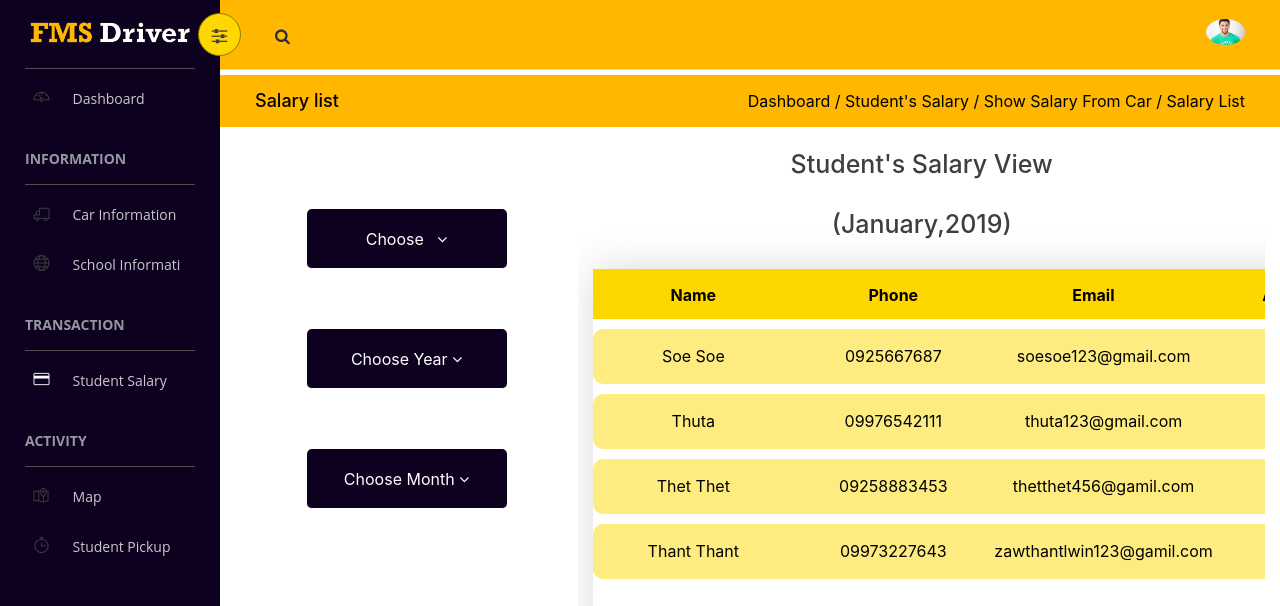
/Project/dsalarylist.php (signed in), run on the app's committed database.
### tables this page shows
CREATE TABLE `driver` (
  `DId` int(11) NOT NULL,
  `DName` varchar(250) NOT NULL,
  `Email` varchar(250) NOT NULL,
  `NRC` varchar(250) NOT NULL,
  `LicenseNo` varchar(250) NOT NULL,
  `YearOfExp` int(11) DEFAULT NULL,
  `DateOfBirth` varchar(250) NOT NULL,
  `PhoneNo` varchar(250) NOT NULL,
  `Address` varchar(250) DEFAULT NULL,
  `Photo` varchar(250) DEFAULT NULL,
  `AverageRating` float NOT NULL,
  `DPassword` varchar(250) NOT NULL,
  `Dforgotidentity` varchar(250) DEFAULT NULL,
  `Dcreated` datetime NOT NULL,
  `Dmodified` datetime NOT NULL
);

CREATE TABLE `salary` (
  `SalId` int(11) NOT NULL,
  `StuId` int(11) NOT NULL,
  `StuName` varchar(250) NOT NULL,
  `Email` varchar(250) NOT NULL,
  `PhoneNo` varchar(250) NOT NULL,
  `January` int(11) DEFAULT NULL,
  `February` int(11) DEFAULT NULL,
  `March` int(11) DEFAULT NULL,
  `April` int(11) DEFAULT NULL,
  `May` int(11) DEFAULT NULL,
  `June` int(11) DEFAULT NULL,
  `July` int(11) DEFAULT NULL,
  `August` int(11) DEFAULT NULL,
  `September` int(11) DEFAULT NULL,
  `October` int(11) DEFAULT NULL,
  `November` int(11) DEFAULT NULL,
  `December` int(11) DEFAULT NULL,
  `Year` int(11) NOT NULL
);

### Project/dsalarylist.php (the view, shortened to what this page needs)
<?php
include("confs/config.php");
$did=$_SESSION['driverid'];
$sid= $_SESSION['sid'];
$MONTH="January";
$YEAR=2019;
$student=mysqli_query($conn,"SELECT * from salary where Year='$YEAR'");
$driver = mysqli_query($conn,"SELECT * from driver where DId='$did'");
$rowprofile=mysqli_fetch_assoc($driver);
?>
<!doctype html>
<html class="no-js" lang="en">
<head>
    <link rel="stylesheet" href="vendorhomepage/bootstrap/dist/css/bootstrap.min.css">
    <link rel="stylesheet" href="vendorhomepage/font-awesome/css/font-awesome.min.css">
    <link rel="stylesheet" href="vendorhomepage/themify-icons/css/themify-icons.css">
    <link rel="stylesheet" href="css/stylehome.css">
    <link rel="stylesheet" type="text/css" href="css/modify.css">
    <link rel="stylesheet" type="text/css" href="css/carinfo.css">
    <link rel="stylesheet" type="text/css" href="css/fmsprofile.css">
    <link rel="stylesheet" type="text/css" href="css/salarylist.css">
    <link href="css/prism.css" media="all" rel="stylesheet" type="text/css">
    <link href="css/lity.css" rel="stylesheet"/>
</head>
<body onload="getLocation();">
    <aside id="left-panel" class="left-panel">
        <nav class="navbar navbar-expand-sm navbar-default">
            <div class="navbar-header">
                <a class="navbar-brand" href="driver.php"><img src="images/fmsdriver.png" alt="Logo"></a>
            </div>
            <div id="main-menu" class="main-menu collapse navbar-collapse">
                <ul class="nav navbar-nav">
                <li>
                    <form class="hovform" method="post" action="driver.php">
                        <i class="menu-icon ti-dashboard">
                             <input type="submit" name="submitdashboard" value="Dashboard">
                        </i>
                    </form>
                    </li>
                    <h3 class="menu-title">Information</h3>
                    <li class="menu-item-has-children dropdown">
                    <li>
                    <form class="hovform" method="post" action="dcarinfo.php">
                        <i class="menu-icon ti-truck">
                            <input type="submit" name="submitcarinfo" value="Car Information">
                        </i>
                    </form>
                    </li>
                    <li>
                    <form class="hovform" method="post" action="dschoolinfo.php">
                        <i class="menu-icon ti-world">
                            <input type="submit" name="submitschoolinfo" value="School Information">
                        </i>
                    </form>
                    </li>
                    <h3 class="menu-title">Transaction</h3>
                    <li class="active">
                    <form class="hovform" method="post" action="dstudentsalary.php">
                        <i class="menu-icon ti-credit-card">
                            <input type="submit" name="submitstudentsalary" value="Student Salary">
                        </i>
                    </form>
                    </li>
                    <h3 class="menu-title">Activity</h3>
<li>
                        <form class="hovform" method="post" action="dmapSchool.php">
                            <i class="menu-icon ti-map-alt">&nbsp;<input type="submit" name="submitmap" value="Map"></i>
                        </form>
                    </li>
                    <li>
                    <form class="hovform" method="post" action="dpickup.php">
                        <i class="menu-icon ti-timer">&nbsp;<input type="submit" name="submitpickup" value="Student Pickup"></i>
                    </form>
                    </li>
                </ul>
            </div>
        </nav>
    </aside>
    <div id="right-panel" class="right-panel">
                 <header id="header" class="header">
<div class="header-menu">
    <div class="col-sm-7">
        <a id="menuToggle" class="menutoggle pull-left"><i class="fa fa-sliders"></i></a>
        <div class="header-left">
            <button class="search-trigger"><i class="fa fa-search"></i></button>
        </div>
    </div>
    <div class="col-sm-5">
        <div class="user-area dropdown float-right">
            <a href="#" class="dropdown-toggle" data-toggle="dropdown" aria-haspopup="true" aria-expanded="false">
                <img style=" width:10%;height:10%;" class="user-avatar rounded-circle" src="<?php echo $rowprofile['Photo'] ?>" alt="User Avatar">
            </a>
        </div>
    </div>
</div>
</header>
                <div class="breadcrumbs">
                    <div class="col-sm-4">
                        <div class="page-header float-left">
                            <div class="page-title">
                                <h1>Salary list</h1>
                            </div>
                        </div>
                    </div>
                    <div class="col-sm-8">
                        <div class="page-header float-right">
                            <div class="page-title">
                                <ol class="breadcrumb text-right">
                                    <li class="active"><a href="driver.php">Dashboard&nbsp;/&nbsp;</a><a href="dstudentsalary.php">Student's Salary&nbsp;</a>/&nbsp;<a href="dshowsalaryfromcar.php?sid=<?php echo $sid?>">Show Salary From Car</a><a href="#">&nbsp;/&nbsp;Salary list</a></li>
                                </ol>
                            </div>
                        </div>
                    </div>
                </div>
                <div class="content mt-3">
                    <div class="col-sm-12 col-lg-4 col-md-4 animated fadeInUp">
                        <div class="dropdownmonthslr">
                            <ul>
                                <li class="chosemonthforslr">Choose&nbsp;&nbsp;&nbsp;<i class="fa fa-angle-down"></i></li>
                            </ul>
                        </div>
                        <div class="dropdownmonthslr">
                            <ul>
                                <li class="chosemonthforslr2">Choose Year <i class="fa fa-angle-down"></i></li>
                            </ul>
                        </div>
                        <div class="dropdownmonthslr">
                            <ul>
                                <li class="chosemonthforslr">Choose Month <i class="fa fa-angle-down"></i></li>
                            </ul>
                        </div>
                    </div>
                    <div class="col-sm-12 col-lg-8 col-md-8 setcarcov viewtable">
                                <h6>Student's Salary View</h6>
                                <h6><?php echo "(".$MONTH.",".$YEAR.")" ?></h6>
                                <div class="stulisttable animated fadeInUp">
                                <div class="headlist">
                                    <table >
                                            <tr>
                                                <th>Name</th>
                                                <th>Phone</th>
                                                <th>Email</th>
                                                <th>Amount</th>
                                            </tr>
                                    </table>
                                </div>
                                <div class="bodylist">
                                    <table>
                                            <div>
                                            <tbody>
                                            <?php while($rows=mysqli_fetch_assoc($student)): ?>
                                            <tr>
                                                <td class="currentstuname"><?php echo $rows['StuName']?></td>
                                                <td><?php echo $rows['PhoneNo']?></td>
                                                <td><?php echo $rows['Email']?></td>
                                                <td><?php echo $rows[$MONTH] ?></td>
                                            </tr>
                                            <?php endwhile; ?>
                                            </tbody>
                                            </div>
                                    </table>
                                </div>
                                </div>
                    </div>
            <?php
            include "driverprofileprofile.php";
            ?>
</body>
</html>

### Project/css/modify.css (style rules this page uses)
.navbar .navbar-nav li form input[type='submit'] { border:none; box-shadow: none; background: none !important; color: #c8c9ce !important; display: inline-block; font-family: 'Open Sans'; font-size: 14px; line-height: 30px; padding: 10px 0; position: relative; width: 70%; text-align: left; margin-left:15px; }
.navbar .navbar-nav li form { padding-top: 10px; }
aside.left-panel .navbar .navbar-nav li form input[type='submit'] { padding: 5px 0; }
body { color: #3f3f3f; overflow:hidden; }

### Project/css/carinfo.css (style rules this page uses)
.dropdown { position: relative; z-index: 9999; }
form { width: 90%; margin: 0px auto; }
.setcarcov { margin-bottom: 50px; }
.content { overflow-y: scroll; height:800px; }

### Project/css/salarylist.css (style rules this page uses)
.dropdownmonthslr { margin-top: 60px; }
.dropdownmonthslr li { list-style-type: none; display: block; margin: 0px auto; width: 200px; height: 60px; background:#0e001f; line-height: 60px; text-align:center; color: white; cursor: pointer; border-bottom: 1px solid white; border-radius: 5px; }
.stulisttable { width: 1000px; height: 700px; margin: 0px auto; text-align: center; box-shadow: 0 0px 40px 0px rgba(0, 0, 0, 0.15); -moz-box-shadow: 0 0px 40px 0px rgba(0, 0, 0, 0.15); -webkit-box-shadow: 0 0px 40px 0px rgba(0, 0, 0, 0.15); -o-box-shadow: 0 0px 40px 0px rgba(0, 0, 0, 0.15); -ms-box-shadow: 0 0px 40px 0px rgba(0, 0, 0, 0.15); }
.headlist { display: block; background: gold; width: 100%; height: 50px; text-align: center; line-height: 50px; cursor: pointer; color: black; }
.headlist tr th { width: 200px; }
.bodylist { display: block; width: 100%; height: 650px; overflow-y: scroll; text-align: center; color: black; }
.bodylist tr { width: 100%; height: 55px; background: rgb(255, 236, 129); cursor: pointer; overflow: hidden; border-bottom: 10px solid #fff; }
.bodylist table { border-collapse: separate; border-spacing: 0 10px; }
.bodylist tr td { width: 200px; }
.bodylist tr td:nth-child(1) { border-bottom-left-radius: 10px; border-top-left-radius: 10px; }
.bodylist tr td:last-child { border-bottom-right-radius: 10px; border-top-right-radius: 10px; }
.setcarcov h6 { font-size: 25px; text-align: center; padding-bottom: 30px; }
.setcarcov { overflow-x:auto; }

### data on the page
driver: Photo (picture)
salary: StuName "Soe Soe", PhoneNo "0925667687", Email "soesoe123@gmail.com"
salary: StuName "Thuta", PhoneNo "09976542111", Email "thuta123@gmail.com"
salary: StuName "Thet Thet", PhoneNo "09258883453", Email "thetthet456@gamil.com"
salary: StuName "Thant Thant", PhoneNo "09973227643", Email "zawthantlwin123@gamil.com"

### other printed values
$MONTH "January"
$YEAR "2019"
